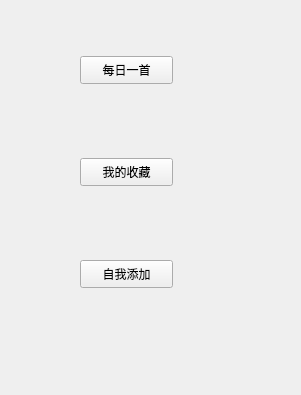
<?xml version="1.0" encoding="UTF-8"?>
<ui version="4.0">
 <class>Widget</class>
 <widget class="QWidget" name="Widget">
  <property name="geometry">
   <rect>
    <x>0</x>
    <y>0</y>
    <width>301</width>
    <height>395</height>
   </rect>
  </property>
  <property name="windowTitle">
   <string>Widget</string>
  </property>
  <widget class="QPushButton" name="pushButton">
   <property name="geometry">
    <rect>
     <x>80</x>
     <y>56</y>
     <width>93</width>
     <height>28</height>
    </rect>
   </property>
   <property name="text">
    <string>每日一首</string>
   </property>
  </widget>
  <widget class="QPushButton" name="pushButton_2">
   <property name="geometry">
    <rect>
     <x>80</x>
     <y>158</y>
     <width>93</width>
     <height>28</height>
    </rect>
   </property>
   <property name="text">
    <string>我的收藏</string>
   </property>
  </widget>
  <widget class="QPushButton" name="pushButton_3">
   <property name="geometry">
    <rect>
     <x>80</x>
     <y>260</y>
     <width>93</width>
     <height>28</height>
    </rect>
   </property>
   <property name="text">
    <string>自我添加</string>
   </property>
  </widget>
 </widget>
 <layoutdefault spacing="6" margin="11"/>
 <resources/>
 <connections/>
</ui>
